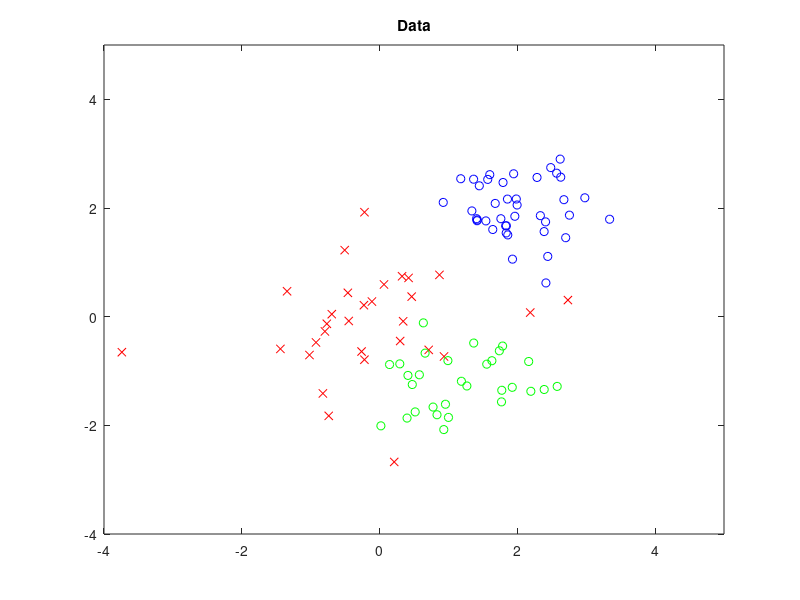

Write MATLAB code to recreate this figure. (Note: this script raises an error after producing the figure.)
%DEMGLM2 Demonstrate simple classification using a generalized linear model.
%
%	Description
%	 The problem consists of a two dimensional input matrix DATA and a
%	vector of classifications T.  The data is  generated from three
%	Gaussian clusters, and a generalized linear model with softmax output
%	is trained using iterative reweighted least squares. A plot of the
%	data together with regions shaded by the classification given by the
%	network is generated.
%
%	See also
%	DEMGLM1, GLM, GLMTRAIN
%

%	Copyright (c) Christopher M Bishop, Ian T Nabney (1996, 1997)


% Generate data from three classes in 2d
input_dim = 2;

% Fix seeds for reproducible results
randn('state', 42);
rand('state', 42);

ndata = 100;
% Generate mixture of three Gaussians in two dimensional space
data = randn(ndata, input_dim);
targets = zeros(ndata, 3);

% Priors for the clusters
prior(1) = 0.4;
prior(2) = 0.3;
prior(3) = 0.3;

% Cluster centres
c = [2.0, 2.0; 0.0, 0.0; 1, -1];

ndata1 = prior(1)*ndata;
ndata2 = (prior(1) + prior(2))*ndata;
% Put first cluster at (2, 2)
data(1:ndata1, 1) = data(1:ndata1, 1) * 0.5 + c(1,1);
data(1:ndata1, 2) = data(1:ndata1, 2) * 0.5 + c(1,2);
targets(1:ndata1, 1) = 1;

% Leave second cluster at (0,0)
data((ndata1 + 1):ndata2, :) = ...
  data((ndata1 + 1):ndata2, :);
targets((ndata1+1):ndata2, 2) = 1;

data((ndata2+1):ndata, 1) = data((ndata2+1):ndata,1) *0.6 + c(3, 1);
data((ndata2+1):ndata, 2) = data((ndata2+1):ndata,2) *0.6 + c(3, 2);
targets((ndata2+1):ndata, 3) = 1;

% Plot the result

clc
disp('This demonstration illustrates the use of a generalized linear model')
disp('to classify data from three classes in a two-dimensional space. We')
disp('begin by generating and plotting the data.')
disp(' ')
disp('Press any key to continue.')
pause

fh1 = figure;
plot(data(1:ndata1,1), data(1:ndata1,2), 'bo');
hold on
axis([-4 5 -4 5]);
set(gca, 'Box', 'on')
plot(data(ndata1+1:ndata2,1), data(ndata1+1:ndata2,2), 'rx')
plot(data(ndata2+1:ndata, 1), data(ndata2+1:ndata, 2), 'go')
title('Data')

clc
disp('Now we fit a model consisting of a softmax function of')
disp('a linear combination of the input variables.')
disp(' ')
disp('The model is trained using the IRLS algorithm for 5 iterations')
disp(' ')
disp('Press any key to continue.')
pause

net = glm(input_dim, size(targets, 2), 'softmax');
options = foptions;
options(1) = 1;
options(14) = 5;
net = glmtrain(net, options, data, targets);

disp(' ')
disp('We now plot the decision regions given by this model.')
disp(' ')
disp('Press any key to continue.')
pause

x = -4.0:0.2:5.0;
y = -4.0:0.2:5.0;
[X, Y] = meshgrid(x,y);
X = X(:);
Y = Y(:);
grid = [X Y];
Z = glmfwd(net, grid);
[foo , class] = max(Z');
class = class';
colors = ['b.'; 'r.'; 'g.'];
for i = 1:3
  thisX = X(class == i);
  thisY = Y(class == i);
  h = plot(thisX, thisY, colors(i,:));
  set(h, 'MarkerSize', 8);
end
title('Plot of Decision regions')

hold off

clc
disp('Note that the boundaries of decision regions are straight lines.')
disp(' ')
disp('Press any key to end.')
pause
close(fh1);
clear all; 

